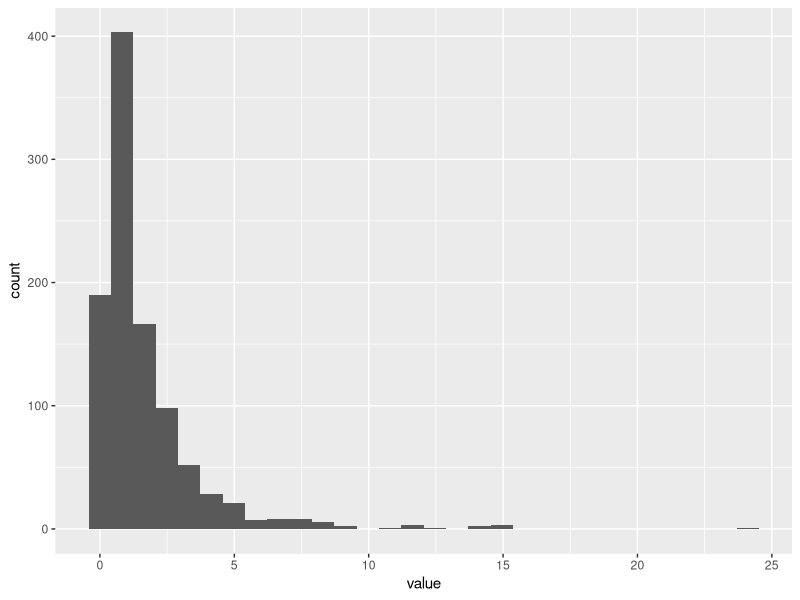
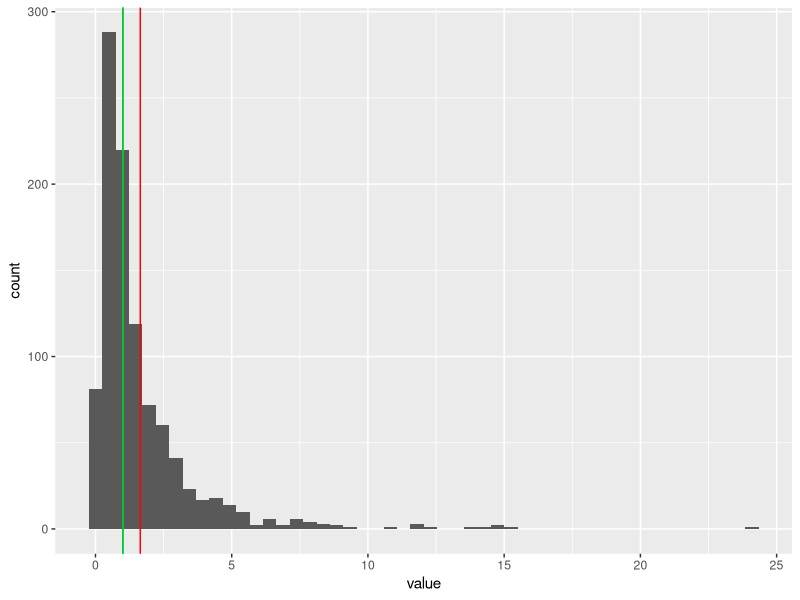
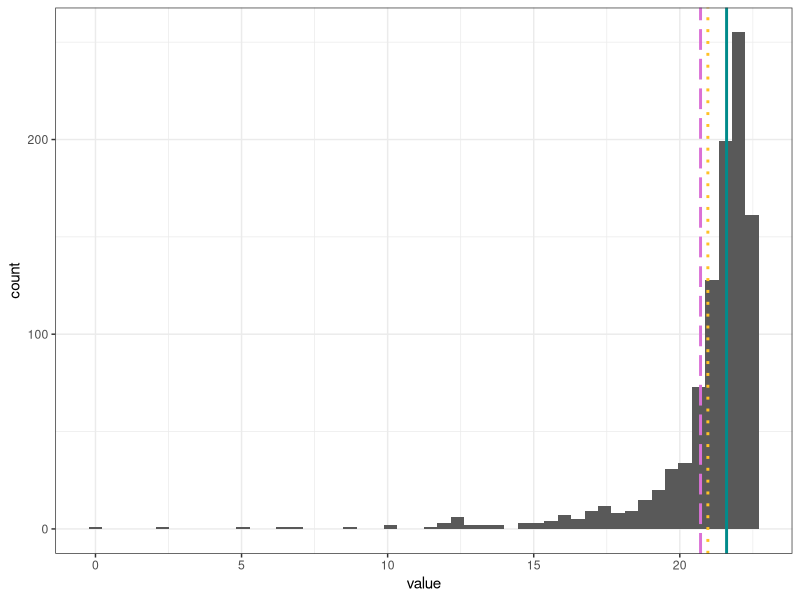
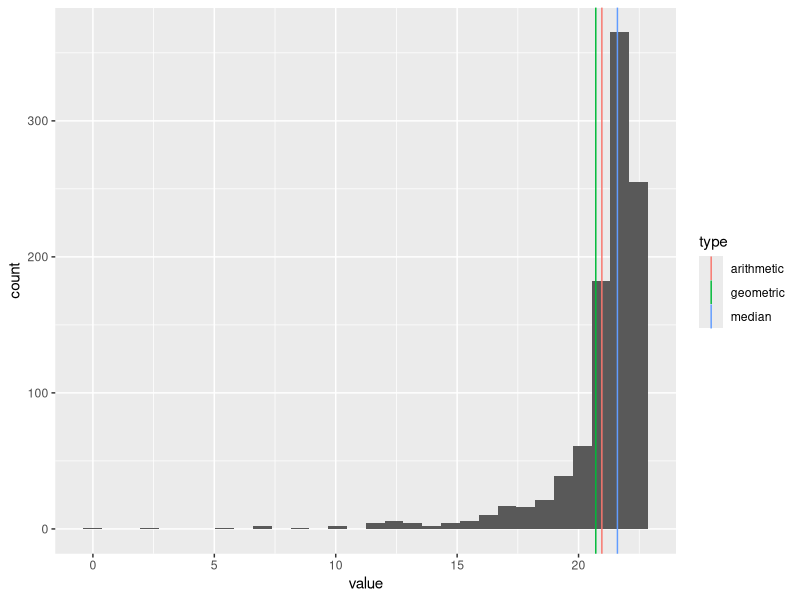

Here is the R script that generated these plots, in order:
# setup -------------------------------------------------------------------
rm(list = ls())

library(tidyverse)


# exercise 1 --------------------------------------------------------------

## create a new vector z w/ length 1000 as exp(rnorm(n=1000, mean = 0, sd = 0.1))
## calc arithmetic mean, geometric mean, and median

z <- exp(rnorm(n=1000, mean = 0, sd = 1))

mu_z <- mean(z)
print(mu_z)

gm_z <-  prod(z)^(1/length(z))
print(gm_z)

med_z <- median(z)
print(med_z)

## draw a histogram of z using functions tibble(), ggplot(), and geom_histogram()

z <- as_tibble(z)

z %>% 
  ggplot(aes(x = value)) +
  geom_histogram()

## draw vertical lines of aritmetic mean, geometric mean, and median on the histogram
z %>% 
  ggplot(aes(x = value)) +
  geom_histogram(bins = 50)+
  geom_vline(xintercept = mu_z, colour = "red")+
  geom_vline(xintercept = gm_z, colour = "blue")+
  geom_vline(xintercept = med_z, colour = "green")

## create new vector z_rev as -z = max(z) = 0.1 and repeat steps 1-4
z <- exp(rnorm(n=1000, mean = 0, sd = 1))

z_rev <- -(z) + max(z) + 0.1

#arithmetic mean
m_z_rev <- mean(z_rev)
print(m_z_rev)

#geometric mean
log_z <- log(z_rev)
m_zrev <- mean(log_z)
g_zrev <- exp(m_zrev)
print(g_zrev)

#median
med_zrev <- median(z_rev)
print(med_zrev)

# create histogram
z_rev <- as_tibble(z_rev)

g_hist <- z_rev %>% 
  ggplot(aes(x = value)) +
  geom_histogram()

## draw vertical lines of aritmetic mean, geometric mean, and median on the histogram
z_rev %>% 
  ggplot(aes(x = value)) +
  geom_histogram(bins = 50)+
  geom_vline(xintercept = m_z_rev, colour = "goldenrod1", linewidth = 1, linetype = 3)+
  geom_vline(xintercept = g_zrev, colour = "orchid", linewidth = 1, linetype = 5)+
  geom_vline(xintercept = med_zrev, colour = "darkcyan", linewidth = 1)+
  theme_bw()

##or

df_mu <- tibble(mu = c(m_z_rev, g_zrev, med_zrev),
                type = c("arithmetic", "geometric", "median"))
                
g_hist + 
  geom_vline(data = df_mu, aes(xintercept = mu,
                               color = type))


# exercise 2 --------------------------------------------------------------

## understand and compare variation measures using 100 measurements of fish in "gram"
w <- rnorm(100, mean = 10, sd = 1)
head(w) # show first 10 elements in w

## converting from grams [w] to mg [m]
m <- w * 1000
head(m)

## calculate sd and MAD for w and m
sd_w <-  sqrt(sum((w - mean(w))^2 / length(w)))
print(sd_w)

sd_m <- sqrt(sum((m - mean(m))^2 / length(m)))
print(sd_m)

mad_w <- median(abs(w-median(w)))
print(mad_w)

mad_m <- median(abs(m-median(m)))
print(mad_m)

## calculate cv and mad/median for w and m 

(cv_w <- sd_w / mean(w)) 
(cv_m <- sd_m / mean(m))

mm_w <- mad_w / median(w)
print(mm_w)

mm_m <- mad_m / median(m)
print(mm_m)
